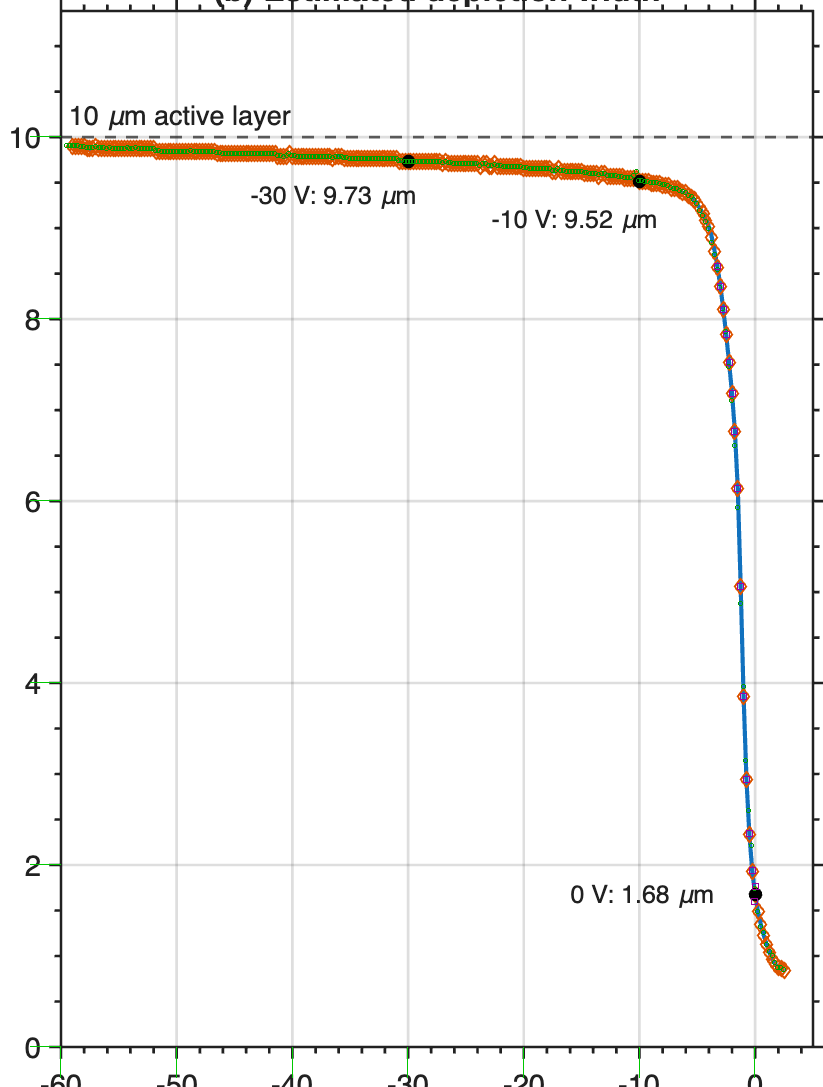
#> input picture lab/cv_gap/notes/photons_overlay.png, 823 x 1087 px
$ python digitise_micro.py notes/photons_overlay.png notes/photons_overlay.png
#> lines starting #> are read from the running program, lines starting #| are printed output that depends on the picture; after the words box and inside, x2 and y2 are one past the last pixel; in counts of white or black regions, pixels touching at a corner belong together
"""Digitise Microdosimetry Fig. 3b (Petringa 2025 Physica Medica 140, p.4): red filled
circles = 'Depletion layer [um]' (right axis 0..10), blue = capacitance (left axis,
labelled nF/cm^2 but the 1e-10 scale and the 4 mm2 plateau say F), 250 mV steps.
usage: python digitise_micro.py img-001.png out_prefix
Axes: bottom major ticks (-60..0 V, outward), left ticks (0.5..4.0 e-10), right red
tick LABELS (2..10 um; matplotlib centres the label on the tick).
"""

import sys

import numpy as np
from PIL import Image, ImageDraw
from scipy import ndimage

img = np.array(Image.open(sys.argv[1]).convert("RGB")).astype(int)
H, W = img.shape[:2]
#> H = 1087; W = 823
r, g, b = img[..., 0], img[..., 1], img[..., 2]
#> r: shape (1087, 823) int64; 175 distinct labels, from 0 to 255
#> g: shape (1087, 823) int64; 175 distinct labels, from 0 to 255
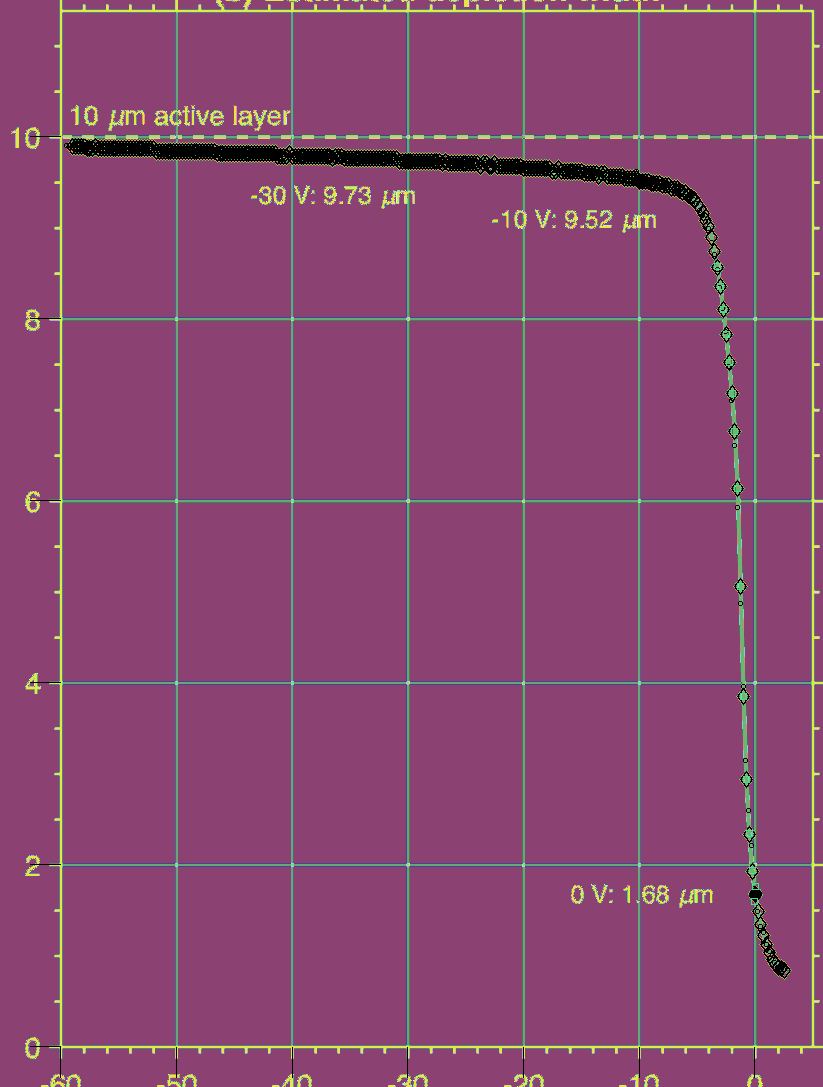
#> b: shape (1087, 823) int64; 176 distinct labels, from 0 to 255; one colour per label, 0 black
s = r + g + b
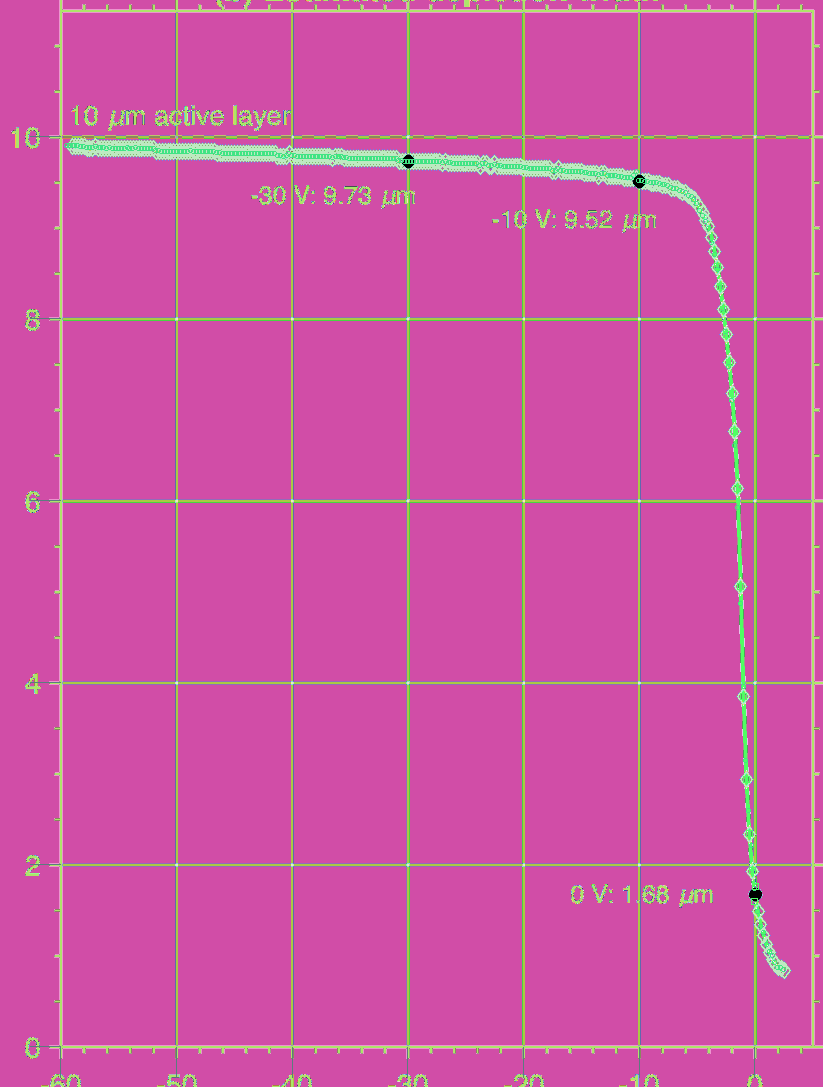
#> s: shape (1087, 823) int64; 198 distinct labels, from 0 to 765; one colour per label, 0 black
dark = s < 300
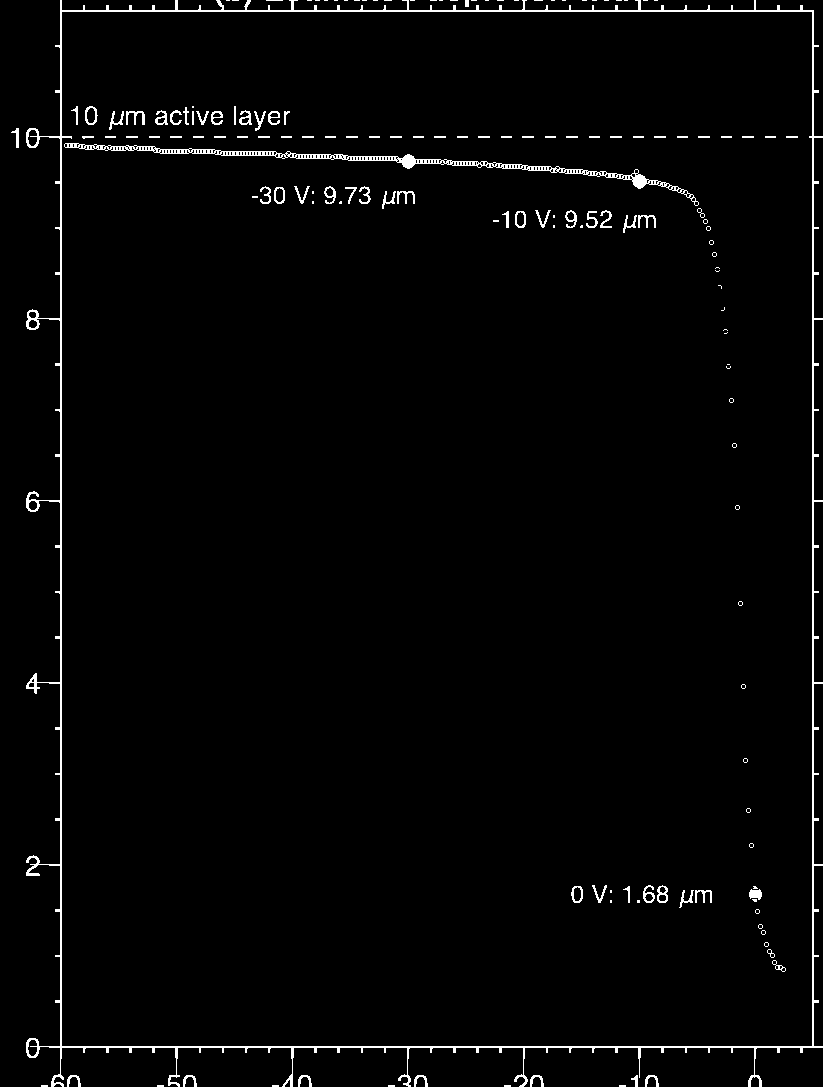
#> dark: shape (1087, 823) bool; 2% white in thin lines or dots
nonwhite = s < 600
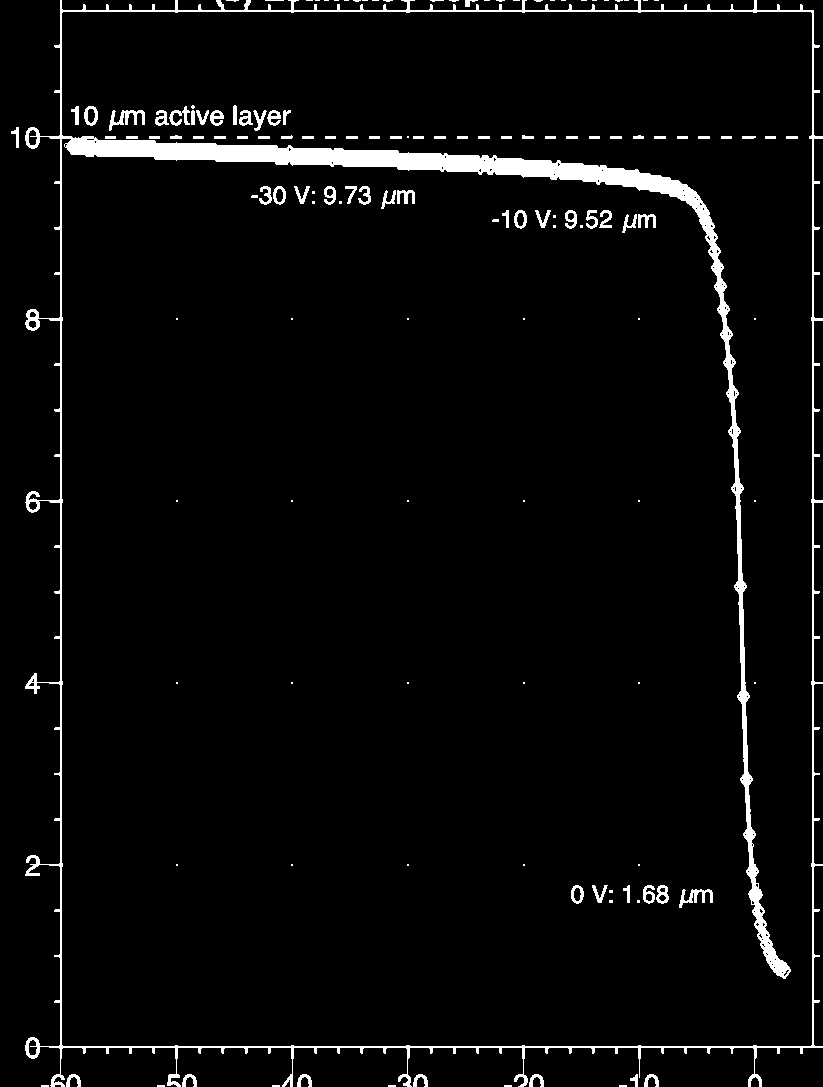
#> nonwhite: shape (1087, 823) bool; 3.8% white; 145 white regions (66 under 20 px), largest, box (x1, y1, x2, y2) and area: (25, 0, 823, 1087) 27461, (109, 110, 145, 131) 304, (679, 889, 713, 908) 263
xs = [x for x in range(W) if dark[:, x].sum() > 0.5 * H]
#> xs = [60, 61, 812, 813]
ys = [y for y in range(H) if dark[y, :].sum() > 0.5 * W]
#> ys = [10, 11, 136, 137, 1046, 1047]
x_left, x_right, y_top, y_bot = min(xs), max(xs), min(ys), max(ys)
#> x_left = 60; x_right = 813; y_top = 10; y_bot = 1047


def runs(mask1d, offset):
#> called with mask1d = array of shape (758,), offset = 58
    idx = np.where(mask1d)[0]
#> idx = 81 values from 2 to 744
    groups = np.split(idx, np.where(np.diff(idx) > 1)[0] + 1)
#> groups = 33 items, first 6: [2, 3], [25, 26], [48, 49, 50], [71, 72, 73], [94, 95, 96], [117, 118, 119]
    return np.array([gr.mean() + offset for gr in groups if len(gr)])


xt = runs(dark[y_bot + 3 : y_bot + 5, x_left - 2 : x_right + 3].all(axis=0), x_left - 2)
#> xt = 33 values from 60.5 to 801
#> (the run stopped early here; a loop or call above may not have finished)
